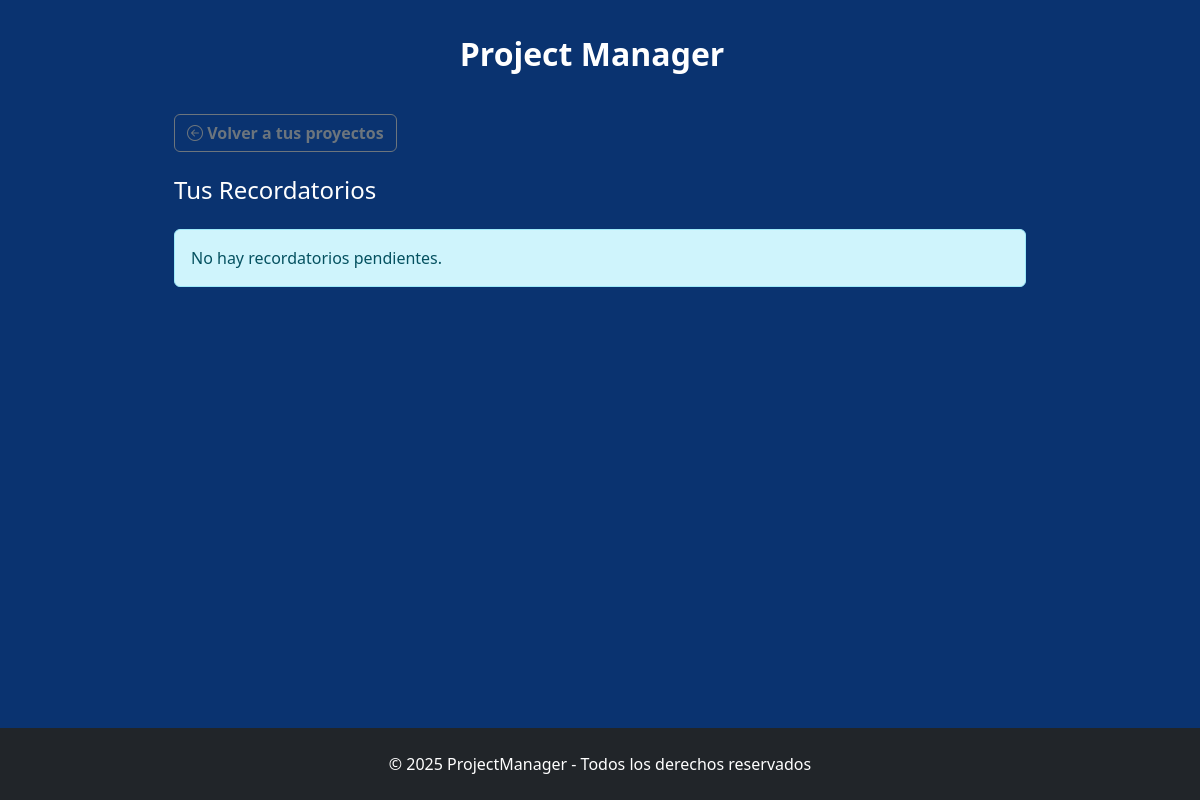
The app's page /reminders/, older data.
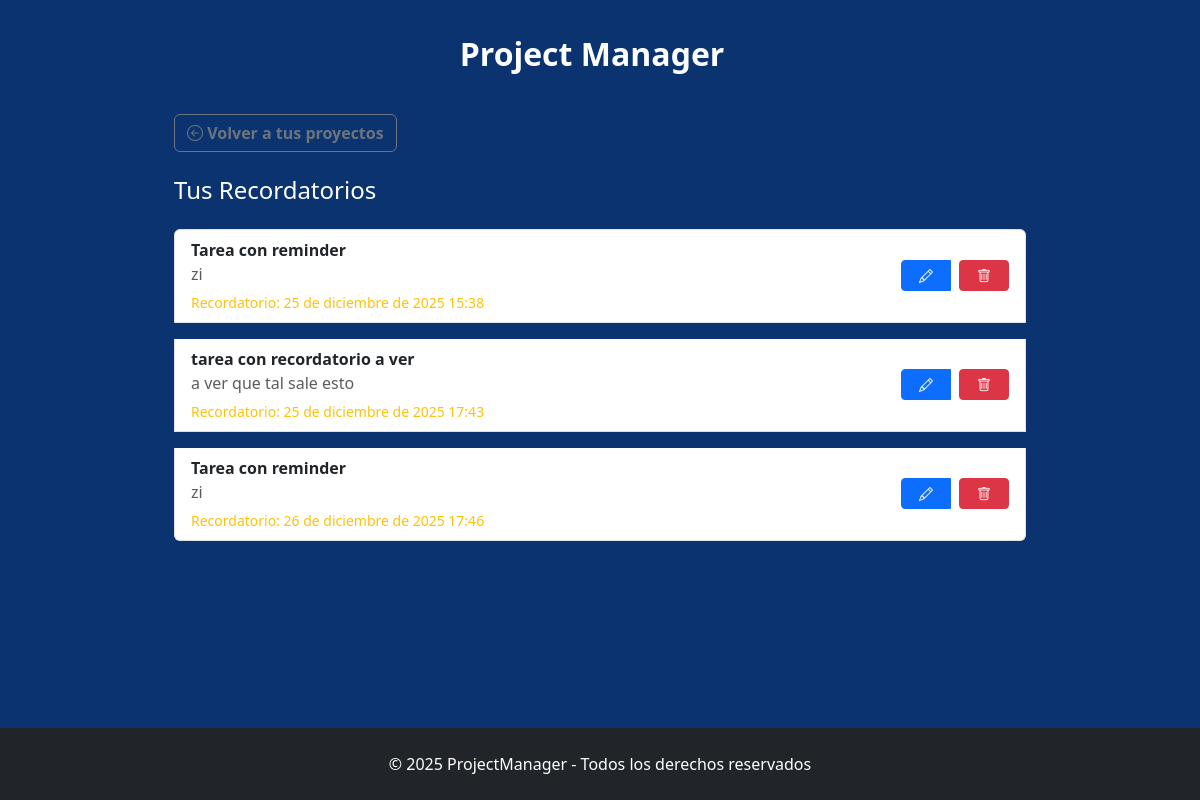
The same page, newer data.
### apps/reminders/models.py (models this page shows, shortened)
class Reminder(models.Model):
    task = models.ForeignKey(Task, on_delete=models.CASCADE, related_name="reminders")
    reminder_at = models.DateTimeField(verbose_name="Fecha y hora del recordatorio")
    notified = models.BooleanField(default=False)
    class Meta:
        ordering = ["reminder_at"]

### apps/tasks/models.py (models this page shows, shortened)
class Task(models.Model):
    project = models.ForeignKey(
        Project,
        on_delete=models.CASCADE,
        related_name="tasks",
        verbose_name="Proyecto"
    )
    title = models.CharField(
        max_length=150,
        verbose_name="Título de la tarea"
    )
    description = models.TextField(
        blank=True,
        verbose_name="Descripción"
    )
    created_at = models.DateTimeField(
        auto_now_add=True,
        verbose_name="Fecha de creación"
    )
    due_date = models.DateTimeField(
        null=True,
        blank=True,
        verbose_name="Fecha de vencimiento"
    )
    completed = models.BooleanField(
        default=False,
        verbose_name="Completada"
    )
    completed_at = models.DateTimeField(
        null=True,
        blank=True,
        verbose_name="Fecha completada"
    )
    class Meta:
        verbose_name = "Tarea"
        verbose_name_plural = "Tareas"
        ordering = ["completed", "due_date"]

### apps/reminders/views.py (the view)
# urls.py: path("", views.reminders_list_view, name="reminders_list"),
def reminders_list_view(request):
    reminders = Reminder.objects.select_related("task").filter(
        task__completed=False
    ).order_by("reminder_at")
    return render(request, "reminders_list.html", {
        "reminders": reminders
    })

### apps/reminders/management/context_processor.py (called while the page is built)
def pusher_settings(request):
    return {
        'PUSHER_KEY': os.getenv('PUSHER_KEY'),
        'PUSHER_CLUSTER': os.getenv('PUSHER_CLUSTER'),
    }

### apps/reminders/templates/reminders_list.html (shortened to what this page needs)
{% extends "base.html" %}
{% load static %}
{% block content %}
<section class="container-fluid d-flex flex-column">
    <a href="{% url 'home' %}" class="btn btn-outline-secondary btn-adjust mb-4">
        <i class="bi bi-arrow-left-circle"></i> Volver a tus proyectos
    </a>
    <h4 class="mb-4">Tus Recordatorios</h4>
    {% if reminders %}
    <ul class="list-group mb-4 d-flex flex-column gap-3">
        {% for reminder in reminders %}
        <li class="list-group-item d-flex justify-content-between align-items-center list-item">
            <div class="w-100">
                <strong>{{ reminder.task.title }}</strong><br>
                <p class="mb-1 text-muted">{{ reminder.task.description }}</p>
                <small class="{% if reminder.reminder_at <= now %}text-danger{% else %}text-warning{% endif %}">
                    Recordatorio: {{ reminder.reminder_at|date:"j \\d\\e F \\d\\e Y H:i" }}
                </small>
            </div>
            <div class="btn-group gap-2" role="group">
                <button type="button" class="btn btn-sm btn-primary btn-icon" data-bs-toggle="modal"
                    data-bs-target="#updateReminderModal" data-url="{% url 'update_reminder' reminder.id %}">
                    <i class="bi bi-pencil"></i>
                </button>
                <form method="post" action="{% url 'delete_reminder' reminder.id %}">
                    <button type="button" class="btn btn-sm btn-danger btn-icon" data-bs-toggle="tooltip"
                        title="Eliminar recordatorio" onclick="showConfirm(this)" data-title="Confirmar eliminación"
                        data-message="¿Está seguro de que deseas eliminar este recordatorio?">
                        <i class="bi bi-trash"></i>
                    </button>
                </form>
            </div>
        </li>
        {% endfor %}
    </ul>
    {% else %}
    <div class="alert alert-info">No hay recordatorios pendientes.</div>
    {% endif %}
</section>
{% endblock %}

### templates/base.html (shortened to what this page needs)
{% load static %}
<!DOCTYPE html>
<html lang="es">
<head>
    <link href="https://cdn.jsdelivr.net/npm/bootstrap@5.3.8/dist/css/bootstrap.min.css" rel="stylesheet"
>
    <link rel="stylesheet" href="https://cdn.jsdelivr.net/npm/bootstrap-icons@1.11.3/font/bootstrap-icons.css">
    {% load static %}
    <link rel="stylesheet" href="{% static 'css/style.css' %}">
</head>
<body class="d-flex flex-column min-vh-100">
    <nav class="header navbar navbar-expand-lg d-flex justify-content-center mt-4 mb-0">
        <a class="navbar-brand" href="https://github.com/LuisARF04/ProjectManager_v3" target="_blank">Project
            Manager</a>
    </nav>
    <main class="container flex-grow-1" style="max-width: 900px;">
        {% block content %}
        {% endblock %}
    </main>
    <footer class="bg-dark text-white text-center py-4 w-100 mt-auto">
        © 2025 ProjectManager - Todos los derechos reservados
    </footer>
</body>
</html>

### static/css/style.css (style rules this page uses)
:root { --blue-color: #0a3370; }
html, body { min-height: 100vh; width: 100% !important; margin: 0 !important; padding: 0 !important; display: flex; flex-direction: column; gap: 30px; }
body { background-color: var(--blue-color) !important; font-family: "Segoe UI", Tahoma, Geneva, Verdana, sans-serif; color: white; }
main { flex: 1; }
.header { min-height: 40px; justify-content: center; align-items: center; height: 60px; margin-bottom: 10px; padding: 0; }
.header .navbar-brand { font-size: 2rem; font-weight: bold; color: #fff !important; }
.btn { width: 130px; font-weight: bold; }
.btn-icon { width: 50px; }
.btn-adjust { width: max-content; }
.list-item, .list-group-item { cursor: pointer; transition: background-color 0.2s ease; }

Row changes from the older to the newer data that the page shows:
added Reminder: task "Tarea con reminder", task.description "zi", reminder_at "25 de diciembre de 2025 15:38"
added Reminder: task "tarea con recordatorio a ver", task.description "a ver que tal sale esto", reminder_at "25 de diciembre de 2025 17:43"
added Reminder: task "Tarea con reminder", task.description "zi", reminder_at "26 de diciembre de 2025 17:46"
Text that changed along with them:
text no longer shown: "No hay recordatorios pendientes."
